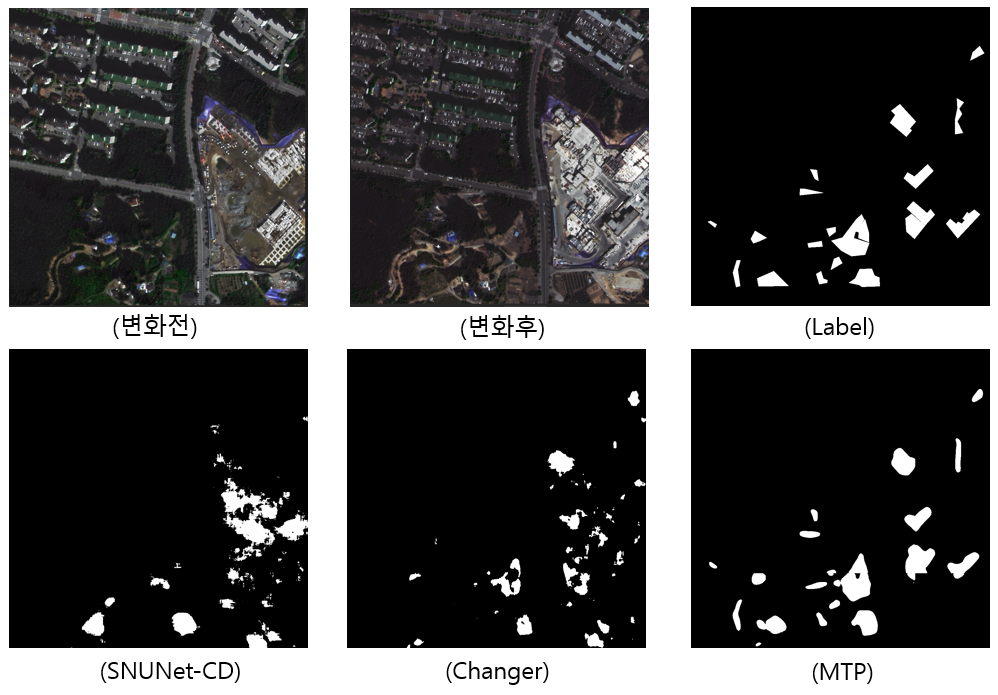
#> input picture 1_이미지.png, 998 x 695 px, given as the content of the folder /home/lsh/share/CD/open-cd/data/1218_시나리오테스트/A, which was not available
$ python 'crop_image_시나리오.py'
#> lines starting #> are read from the running program, lines starting #| are printed output that depends on the picture; pictures that were not available may be replaced by others from this repository, and a replacement may not be noted
import os
from PIL import Image

def crop_image(image_path, output_dir, crop_size=256):
    """
    Crop a large image into smaller patches of specified size.

    Args:
        image_path (str): Path to the input image.
        output_dir (str): Directory where cropped images will be saved.
        crop_size (int): Size of the cropped patches.
    """
    img = Image.open(image_path)
    img_width, img_height = img.size

    os.makedirs(output_dir, exist_ok=True)

    for i in range(0, img_width, crop_size):
        for j in range(0, img_height, crop_size):
            box = (i, j, i + crop_size, j + crop_size)
            cropped_img = img.crop(box)
            cropped_img.save(os.path.join(output_dir, f"{os.path.basename(image_path).split('.')[0]}_{i}_{j}.png"))

# Input and output directories
input_dir = r"/home/lsh/share/CD/open-cd/data/1218_시나리오테스트"
output_dir = r"/home/lsh/share/CD/open-cd/data/1218_시나리오테스트/crop256/test"

# Ensure the cropped_test directory has the same structure as the test directory
subdirs = ['A','B','label']
for subdir in subdirs:
    os.makedirs(os.path.join(output_dir, subdir), exist_ok=True)

# Crop images in the test directory
for subdir in subdirs:
    input_subdir = os.path.join(input_dir, subdir)
    output_subdir = os.path.join(output_dir, subdir)
    for root, dirs, files in os.walk(input_subdir):
        for file in files:
            if file.endswith(".png"):  # Adjust the file extension if needed
                image_path = os.path.join(root, file)
                crop_image(image_path, output_subdir, crop_size=256)
#> in crop_image, img is the input picture: PIL image 998x695 RGB; mean R, G, B 77.3, 76.9, 76.9
#> the loop in crop_image, `for i in range(0, img_width, crop_size):` made 4 passes
#> pass 1, in crop_image, `cropped_img.save(os.path.join(output_dir, f"{os.path.basename(image_pa..`:
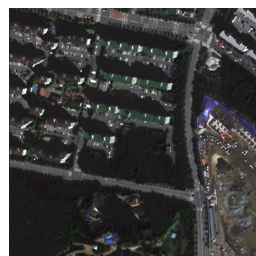
#> saved as 1_이미지_0_0.png: PIL image 256x256 RGB; mean R, G, B 66.8, 66.7, 66.4
#> pass 1, in crop_image, `cropped_img.save(os.path.join(output_dir, f"{os.path.basename(image_pa..`:
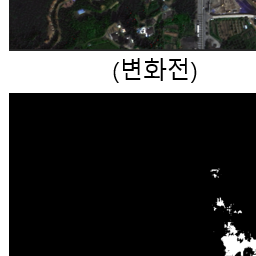
#> saved as 1_이미지_0_256.png: PIL image 256x256 RGB; mean R, G, B 57.7, 58.3, 57.4
#> pass 1, in crop_image, `cropped_img.save(os.path.join(output_dir, f"{os.path.basename(image_pa..`:
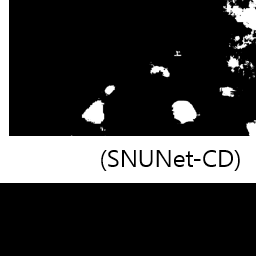
#> saved as 1_이미지_0_512.png: PIL image 256x256 RGB; min 0, max 255, mean 56.6
#> pass 2, in crop_image, `cropped_img.save(os.path.join(output_dir, f"{os.path.basename(image_pa..`:
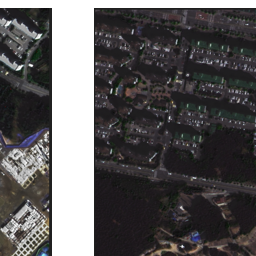
#> saved as 1_이미지_256_0.png: PIL image 256x256 RGB; mean R, G, B 90.7, 88.7, 89.3
#> after the loop in crop_image, `for i in range(0, img_width, crop_size):`:
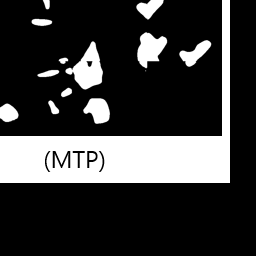
#> cropped_img: PIL image 256x256 RGB; min 0, max 255, mean 58.3
